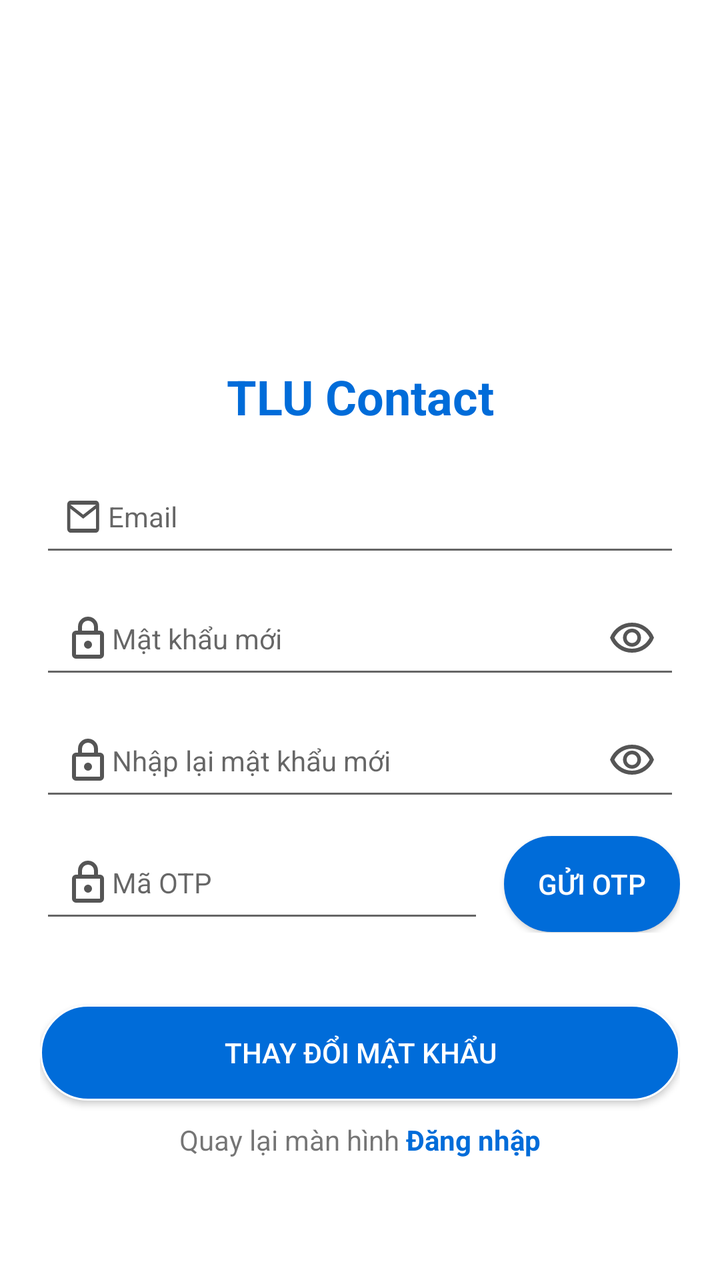
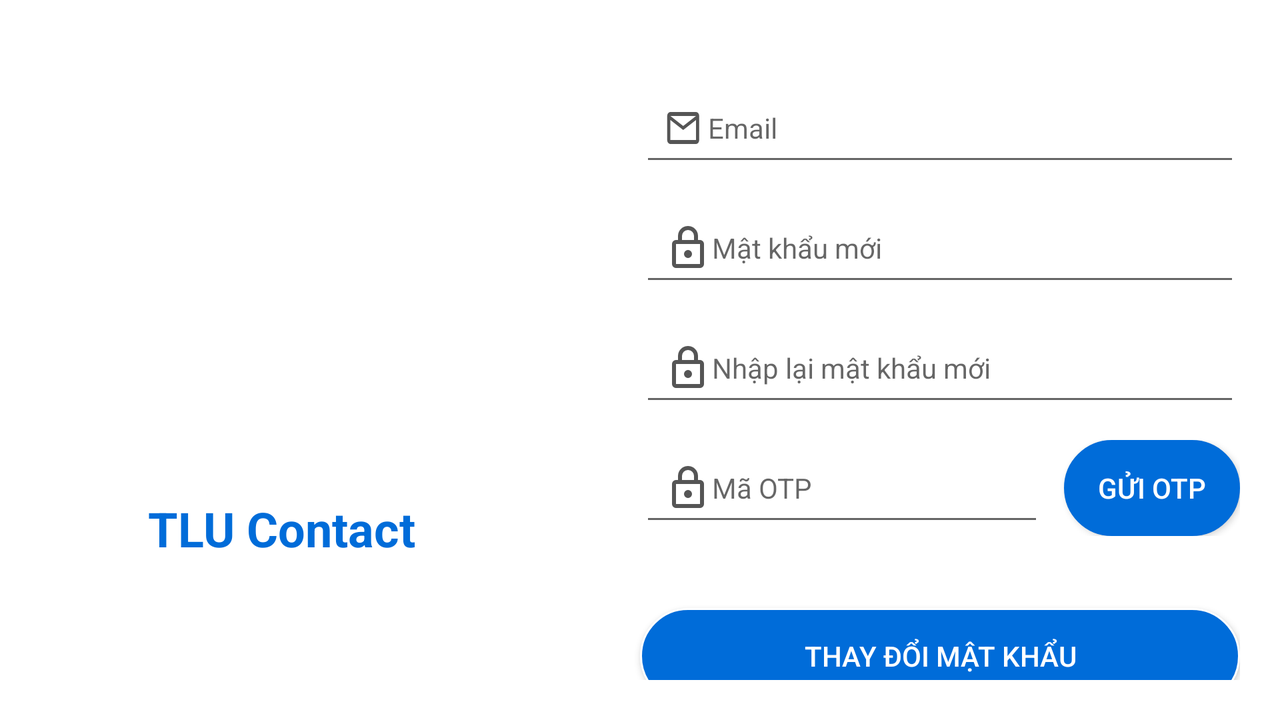

An Android layout and its configuration variant, each rendered on a device that would load it. The default file and the variant file are quoted in full after the pictures.
<!-- AndroidManifest.xml: application theme Theme.TLUContact -->
<!-- res/layout/frame_forget_password.xml -->
<androidx.constraintlayout.widget.ConstraintLayout xmlns:android="http://schemas.android.com/apk/res/android"
    android:layout_width="match_parent"
    android:layout_height="match_parent"
    xmlns:app="http://schemas.android.com/apk/res-auto"
    android:background="@android:color/white"
    android:padding="20dp">

    

    

    <ImageView
        android:id="@+id/logo"
        android:layout_width="120dp"
        android:layout_height="120dp"
        android:layout_marginTop="32dp"
        android:contentDescription="Logo"
        android:src="@drawable/tlu"
        app:layout_constraintEnd_toEndOf="parent"
        app:layout_constraintHorizontal_bias="0.529"
        app:layout_constraintStart_toStartOf="parent"
        app:layout_constraintTop_toTopOf="parent" />

    <TextView
        android:id="@+id/tv_title"
        android:layout_width="wrap_content"
        android:layout_height="wrap_content"
        android:text="TLU Contact"
        android:textColor="@color/primary_blue"
        android:textSize="24sp"
        android:textStyle="bold"
        app:layout_constraintTop_toBottomOf="@id/logo"
        app:layout_constraintStart_toStartOf="parent"
        app:layout_constraintEnd_toEndOf="parent"
        android:layout_marginTop="10dp"/>

    
    <EditText
        android:id="@+id/email"
        android:layout_width="0dp"
        android:layout_height="wrap_content"
        android:hint="Email"
        android:inputType="textEmailAddress"
        android:drawableStart="@drawable/ic_email_24dp"
        android:drawableBottom="@drawable/edittext_underline"
        android:padding="12dp"
        android:textSize="14sp"
        app:layout_constraintTop_toBottomOf="@id/tv_title"
        app:layout_constraintStart_toStartOf="parent"
        app:layout_constraintEnd_toEndOf="parent"
        android:layout_marginTop="20dp"/>

    
    <EditText
        android:id="@+id/new_password"
        android:layout_width="0dp"
        android:layout_height="wrap_content"
        android:hint="Mật khẩu mới"
        android:inputType="textPassword"
        android:drawableStart="@drawable/ic_lock"
        android:drawableEnd="@drawable/ic_visibility"
        android:drawableBottom="@drawable/edittext_underline"
        android:padding="12dp"
        android:textSize="14sp"
        app:layout_constraintTop_toBottomOf="@id/email"
        app:layout_constraintStart_toStartOf="parent"
        app:layout_constraintEnd_toEndOf="parent"
        android:layout_marginTop="12dp"/>

    
    <EditText
        android:id="@+id/confirm_password"
        android:layout_width="0dp"
        android:layout_height="wrap_content"
        android:hint="Nhập lại mật khẩu mới"
        android:inputType="textPassword"
        android:drawableStart="@drawable/ic_lock"
        android:drawableEnd="@drawable/ic_visibility"
        android:drawableBottom="@drawable/edittext_underline"
        android:padding="12dp"
        android:textSize="14sp"
        app:layout_constraintTop_toBottomOf="@id/new_password"
        app:layout_constraintStart_toStartOf="parent"
        app:layout_constraintEnd_toEndOf="parent"
        android:layout_marginTop="12dp"/>

    
    <androidx.constraintlayout.widget.ConstraintLayout
        android:id="@+id/otp_layout"
        android:layout_width="0dp"
        android:layout_height="wrap_content"
        app:layout_constraintTop_toBottomOf="@id/confirm_password"
        app:layout_constraintStart_toStartOf="parent"
        app:layout_constraintEnd_toEndOf="parent"
        android:layout_marginTop="12dp">

        <EditText
            android:id="@+id/otp"
            android:layout_width="0dp"
            android:layout_height="wrap_content"
            android:hint="Mã OTP"
            android:inputType="number"
            android:drawableStart="@drawable/ic_lock"
            android:drawableBottom="@drawable/edittext_underline"
            android:padding="12dp"
            android:textSize="14sp"
            app:layout_constraintStart_toStartOf="parent"
            app:layout_constraintEnd_toStartOf="@id/btn_send_otp"
            app:layout_constraintTop_toTopOf="parent"
            app:layout_constraintBottom_toBottomOf="parent"
            android:layout_marginEnd="10dp"/>

        <Button
            android:id="@+id/btn_send_otp"
            android:layout_width="wrap_content"
            android:layout_height="wrap_content"
            android:text="Gửi OTP"
            android:background="@drawable/button_rounded"
            android:backgroundTint="@color/primary_blue"
            android:textColor="@android:color/white"
            app:layout_constraintEnd_toEndOf="parent"
            app:layout_constraintTop_toTopOf="parent"
            app:layout_constraintBottom_toBottomOf="parent"/>
    </androidx.constraintlayout.widget.ConstraintLayout>

    

    

    <Button
        android:id="@+id/btn_reset_password"
        android:layout_width="0dp"
        android:layout_height="wrap_content"
        android:layout_marginTop="36dp"
        android:background="@drawable/button_rounded"
        android:text="Thay đổi mật khẩu"
        android:textColor="@android:color/white"
        app:layout_constraintEnd_toEndOf="parent"
        app:layout_constraintHorizontal_bias="1.0"
        app:layout_constraintStart_toStartOf="parent"
        app:layout_constraintTop_toBottomOf="@id/otp_layout" />

    <androidx.constraintlayout.widget.ConstraintLayout
        android:layout_width="wrap_content"
        android:layout_height="wrap_content"
        app:layout_constraintTop_toBottomOf="@id/btn_reset_password"
        app:layout_constraintStart_toStartOf="parent"
        app:layout_constraintEnd_toEndOf="parent"
        android:layout_marginTop="10dp">

        <TextView
            android:id="@+id/tv_back_text"
            android:layout_width="wrap_content"
            android:layout_height="wrap_content"
            android:text="Quay lại màn hình "
            android:textSize="14sp"
            app:layout_constraintStart_toStartOf="parent"
            app:layout_constraintTop_toTopOf="parent"
            app:layout_constraintBottom_toBottomOf="parent"/>

        <TextView
            android:id="@+id/tv_login"
            android:layout_width="wrap_content"
            android:layout_height="wrap_content"
            android:text="Đăng nhập"
            android:textColor="@color/primary_blue"
            android:textSize="14sp"
            android:textStyle="bold"
            app:layout_constraintStart_toEndOf="@id/tv_back_text"
            app:layout_constraintTop_toTopOf="parent"
            app:layout_constraintBottom_toBottomOf="parent"/>
    </androidx.constraintlayout.widget.ConstraintLayout>

</androidx.constraintlayout.widget.ConstraintLayout>
<!-- resources referenced by this layout -->
<resources>
  <color name="primary_blue">#FF006CD9</color>
  <!-- drawable button_rounded (drawable) -->
  <?xml version="1.0" encoding="utf-8"?>
  <selector xmlns:android="http://schemas.android.com/apk/res/android">
      
      <item android:state_pressed="true">
          <shape android:shape="rectangle">
              <solid android:color="@color/dark_blue"/>
              <corners android:radius="12dp"/>
          </shape>
      </item>
  
      
      <item>
          <shape android:shape="rectangle">
              <solid android:color="@color/primary_blue"/>
              <corners android:radius="150dp"/>
              <stroke android:width="1dp" android:color="@color/white"/>
          </shape>
      </item>
  </selector>
  <!-- drawable edittext_underline (drawable) -->
  <?xml version="1.0" encoding="utf-8"?>
  <shape xmlns:android="http://schemas.android.com/apk/res/android"
      android:shape="rectangle">
      <solid android:color="@android:color/transparent"/>
      <size android:height="1dp"/>
      <stroke android:width="1dp" android:color="@android:color/black"/>
  </shape>
  <!-- drawable ic_email_24dp (drawable) -->
  <vector xmlns:android="http://schemas.android.com/apk/res/android"
      android:width="22dp"
      android:height="24dp"
      android:viewportWidth="1100"
      android:viewportHeight="960">
      <path
          android:pathData="M160,800q-33,0 -56.5,-23.5T80,720v-480q0,-33 23.5,-56.5T160,160h640q33,0 56.5,23.5T880,240v480q0,33 -23.5,56.5T800,800L160,800ZM480,520L160,320v400h640v-400L480,520ZM480,440 L800,240L160,240l320,200ZM160,320v-80,480 -400Z"
          android:fillColor="@color/second_black"/>
  </vector>
  <!-- drawable ic_lock (drawable) -->
  <vector xmlns:android="http://schemas.android.com/apk/res/android"
      android:width="24dp"
      android:height="24dp"
      android:viewportWidth="960"
      android:viewportHeight="960">
    <path
        android:pathData="M240,880q-33,0 -56.5,-23.5T160,800v-400q0,-33 23.5,-56.5T240,320h40v-80q0,-83 58.5,-141.5T480,40q83,0 141.5,58.5T680,240v80h40q33,0 56.5,23.5T800,400v400q0,33 -23.5,56.5T720,880L240,880ZM240,800h480v-400L240,400v400ZM480,680q33,0 56.5,-23.5T560,600q0,-33 -23.5,-56.5T480,520q-33,0 -56.5,23.5T400,600q0,33 23.5,56.5T480,680ZM360,320h240v-80q0,-50 -35,-85t-85,-35q-50,0 -85,35t-35,85v80ZM240,800v-400,400Z"
        android:fillColor="@color/second_black"/>
  </vector>
  <!-- drawable ic_visibility (drawable) -->
  <vector xmlns:android="http://schemas.android.com/apk/res/android"
      android:width="24dp"
      android:height="24dp"
      android:viewportWidth="960"
      android:viewportHeight="960">
    <path
        android:pathData="M480,640q75,0 127.5,-52.5T660,460q0,-75 -52.5,-127.5T480,280q-75,0 -127.5,52.5T300,460q0,75 52.5,127.5T480,640ZM480,568q-45,0 -76.5,-31.5T372,460q0,-45 31.5,-76.5T480,352q45,0 76.5,31.5T588,460q0,45 -31.5,76.5T480,568ZM480,760q-146,0 -266,-81.5T40,460q54,-137 174,-218.5T480,160q146,0 266,81.5T920,460q-54,137 -174,218.5T480,760ZM480,460ZM480,680q113,0 207.5,-59.5T832,460q-50,-101 -144.5,-160.5T480,240q-113,0 -207.5,59.5T128,460q50,101 144.5,160.5T480,680Z"
        android:fillColor="@color/second_black"/>
  </vector>
  <style name="Theme.TLUContact" parent="Theme.AppCompat.Light.NoActionBar" />
  <color name="dark_blue">#0D47A1</color>
  <color name="white">#FFFFFFFF</color>
  <color name="second_black">#FF555555</color>
</resources>
<!-- res/layout-land/frame_forget_password.xml (the repository's variant of the layout above) -->
<!-- drawn on the phone turned sideways -->
<androidx.constraintlayout.widget.ConstraintLayout xmlns:android="http://schemas.android.com/apk/res/android"
    xmlns:app="http://schemas.android.com/apk/res-auto"
    android:layout_width="match_parent"
    android:layout_height="match_parent"
    android:background="@android:color/white"
    android:padding="20dp">

    
    <androidx.constraintlayout.widget.Guideline
        android:id="@+id/guideline_vertical"
        android:layout_width="wrap_content"
        android:layout_height="wrap_content"
        app:layout_constraintGuide_percent="0.5"
        android:orientation="vertical" />

    

    <ImageView
        android:id="@+id/logo"
        android:layout_width="100dp"
        android:layout_height="100dp"
        android:layout_marginTop="108dp"
        android:contentDescription="Logo"
        android:src="@drawable/tlu"
        app:layout_constraintEnd_toStartOf="@id/guideline_vertical"
        app:layout_constraintHorizontal_bias="0.357"
        app:layout_constraintStart_toStartOf="parent"
        app:layout_constraintTop_toTopOf="parent" />

    

    <TextView
        android:id="@+id/tv_title"
        android:layout_width="wrap_content"
        android:layout_height="wrap_content"
        android:layout_marginTop="20dp"
        android:text="TLU Contact"
        android:textColor="@color/primary_blue"
        android:textSize="24sp"
        android:textStyle="bold"
        app:layout_constraintEnd_toStartOf="@id/guideline_vertical"
        app:layout_constraintHorizontal_bias="0.325"
        app:layout_constraintStart_toStartOf="parent"
        app:layout_constraintTop_toBottomOf="@id/logo" />

    <EditText
        android:id="@+id/email"
        android:layout_width="0dp"
        android:layout_height="wrap_content"
        android:hint="Email"
        android:inputType="textEmailAddress"
        android:drawableStart="@drawable/ic_email_24dp"
        android:padding="12dp"
        android:textSize="14sp"
        app:layout_constraintTop_toTopOf="parent"
        app:layout_constraintStart_toStartOf="@id/guideline_vertical"
        app:layout_constraintEnd_toEndOf="parent"
        android:layout_marginTop="20dp"/>

    <EditText
        android:id="@+id/new_password"
        android:layout_width="0dp"
        android:layout_height="wrap_content"
        android:hint="Mật khẩu mới"
        android:inputType="textPassword"
        android:drawableStart="@drawable/ic_lock"
        android:padding="12dp"
        android:textSize="14sp"
        app:layout_constraintTop_toBottomOf="@id/email"
        app:layout_constraintStart_toStartOf="@id/guideline_vertical"
        app:layout_constraintEnd_toEndOf="parent"
        android:layout_marginTop="12dp"/>

    <EditText
        android:id="@+id/confirm_password"
        android:layout_width="0dp"
        android:layout_height="wrap_content"
        android:hint="Nhập lại mật khẩu mới"
        android:inputType="textPassword"
        android:drawableStart="@drawable/ic_lock"
        android:padding="12dp"
        android:textSize="14sp"
        app:layout_constraintTop_toBottomOf="@id/new_password"
        app:layout_constraintStart_toStartOf="@id/guideline_vertical"
        app:layout_constraintEnd_toEndOf="parent"
        android:layout_marginTop="12dp"/>

    
    <androidx.constraintlayout.widget.ConstraintLayout
        android:id="@+id/otp_layout"
        android:layout_width="0dp"
        android:layout_height="wrap_content"
        app:layout_constraintTop_toBottomOf="@id/confirm_password"
        app:layout_constraintStart_toStartOf="@id/guideline_vertical"
        app:layout_constraintEnd_toEndOf="parent"
        android:layout_marginTop="12dp">

        <EditText
            android:id="@+id/otp"
            android:layout_width="0dp"
            android:layout_height="wrap_content"
            android:hint="Mã OTP"
            android:inputType="number"
            android:drawableStart="@drawable/ic_lock"
            android:padding="12dp"
            android:textSize="14sp"
            app:layout_constraintStart_toStartOf="parent"
            app:layout_constraintEnd_toStartOf="@id/btn_send_otp"
            app:layout_constraintTop_toTopOf="parent"
            app:layout_constraintBottom_toBottomOf="parent"
            android:layout_marginEnd="10dp"/>

        <Button
            android:id="@+id/btn_send_otp"
            android:layout_width="wrap_content"
            android:layout_height="wrap_content"
            android:text="Gửi OTP"
            android:background="@drawable/button_rounded"
            android:backgroundTint="@color/primary_blue"
            android:textColor="@android:color/white"
            app:layout_constraintEnd_toEndOf="parent"
            app:layout_constraintTop_toTopOf="parent"
            app:layout_constraintBottom_toBottomOf="parent"/>
    </androidx.constraintlayout.widget.ConstraintLayout>

    
    <Button
        android:id="@+id/btn_reset_password"
        android:layout_width="0dp"
        android:layout_height="wrap_content"
        android:layout_marginTop="36dp"
        android:background="@drawable/button_rounded"
        android:text="Thay đổi mật khẩu"
        android:textColor="@android:color/white"
        app:layout_constraintStart_toStartOf="@id/guideline_vertical"
        app:layout_constraintEnd_toEndOf="parent"
        app:layout_constraintTop_toBottomOf="@id/otp_layout"/>

    
    <androidx.constraintlayout.widget.ConstraintLayout
        android:layout_width="wrap_content"
        android:layout_height="wrap_content"
        app:layout_constraintTop_toBottomOf="@id/btn_reset_password"
        app:layout_constraintStart_toStartOf="@id/guideline_vertical"
        app:layout_constraintEnd_toEndOf="parent"
        android:layout_marginTop="10dp">

        <TextView
            android:id="@+id/tv_back_text"
            android:layout_width="wrap_content"
            android:layout_height="wrap_content"
            android:text="Quay lại màn hình "
            android:textSize="14sp"
            app:layout_constraintStart_toStartOf="parent"
            app:layout_constraintTop_toTopOf="parent"
            app:layout_constraintBottom_toBottomOf="parent"/>

        <TextView
            android:id="@+id/tv_login"
            android:layout_width="wrap_content"
            android:layout_height="wrap_content"
            android:text="Đăng nhập"
            android:textColor="@color/primary_blue"
            android:textSize="14sp"
            android:textStyle="bold"
            app:layout_constraintStart_toEndOf="@id/tv_back_text"
            app:layout_constraintTop_toTopOf="parent"
            app:layout_constraintBottom_toBottomOf="parent"/>
    </androidx.constraintlayout.widget.ConstraintLayout>

</androidx.constraintlayout.widget.ConstraintLayout>
<!-- resources referenced by the variant -->
<!-- as the phone turned sideways resolves them -->
<resources>
  <color name="primary_blue">#FF006CD9</color>
  <!-- drawable button_rounded (drawable) -->
  <?xml version="1.0" encoding="utf-8"?>
  <selector xmlns:android="http://schemas.android.com/apk/res/android">
      
      <item android:state_pressed="true">
          <shape android:shape="rectangle">
              <solid android:color="@color/dark_blue"/>
              <corners android:radius="12dp"/>
          </shape>
      </item>
  
      
      <item>
          <shape android:shape="rectangle">
              <solid android:color="@color/primary_blue"/>
              <corners android:radius="150dp"/>
              <stroke android:width="1dp" android:color="@color/white"/>
          </shape>
      </item>
  </selector>
  <!-- drawable ic_email_24dp (drawable) -->
  <vector xmlns:android="http://schemas.android.com/apk/res/android"
      android:width="22dp"
      android:height="24dp"
      android:viewportWidth="1100"
      android:viewportHeight="960">
      <path
          android:pathData="M160,800q-33,0 -56.5,-23.5T80,720v-480q0,-33 23.5,-56.5T160,160h640q33,0 56.5,23.5T880,240v480q0,33 -23.5,56.5T800,800L160,800ZM480,520L160,320v400h640v-400L480,520ZM480,440 L800,240L160,240l320,200ZM160,320v-80,480 -400Z"
          android:fillColor="@color/second_black"/>
  </vector>
  <!-- drawable ic_lock (drawable) -->
  <vector xmlns:android="http://schemas.android.com/apk/res/android"
      android:width="24dp"
      android:height="24dp"
      android:viewportWidth="960"
      android:viewportHeight="960">
    <path
        android:pathData="M240,880q-33,0 -56.5,-23.5T160,800v-400q0,-33 23.5,-56.5T240,320h40v-80q0,-83 58.5,-141.5T480,40q83,0 141.5,58.5T680,240v80h40q33,0 56.5,23.5T800,400v400q0,33 -23.5,56.5T720,880L240,880ZM240,800h480v-400L240,400v400ZM480,680q33,0 56.5,-23.5T560,600q0,-33 -23.5,-56.5T480,520q-33,0 -56.5,23.5T400,600q0,33 23.5,56.5T480,680ZM360,320h240v-80q0,-50 -35,-85t-85,-35q-50,0 -85,35t-35,85v80ZM240,800v-400,400Z"
        android:fillColor="@color/second_black"/>
  </vector>
  <style name="Theme.TLUContact" parent="Theme.AppCompat.Light.NoActionBar" />
  <color name="dark_blue">#0D47A1</color>
  <color name="white">#FFFFFFFF</color>
  <color name="second_black">#FF555555</color>
</resources>
